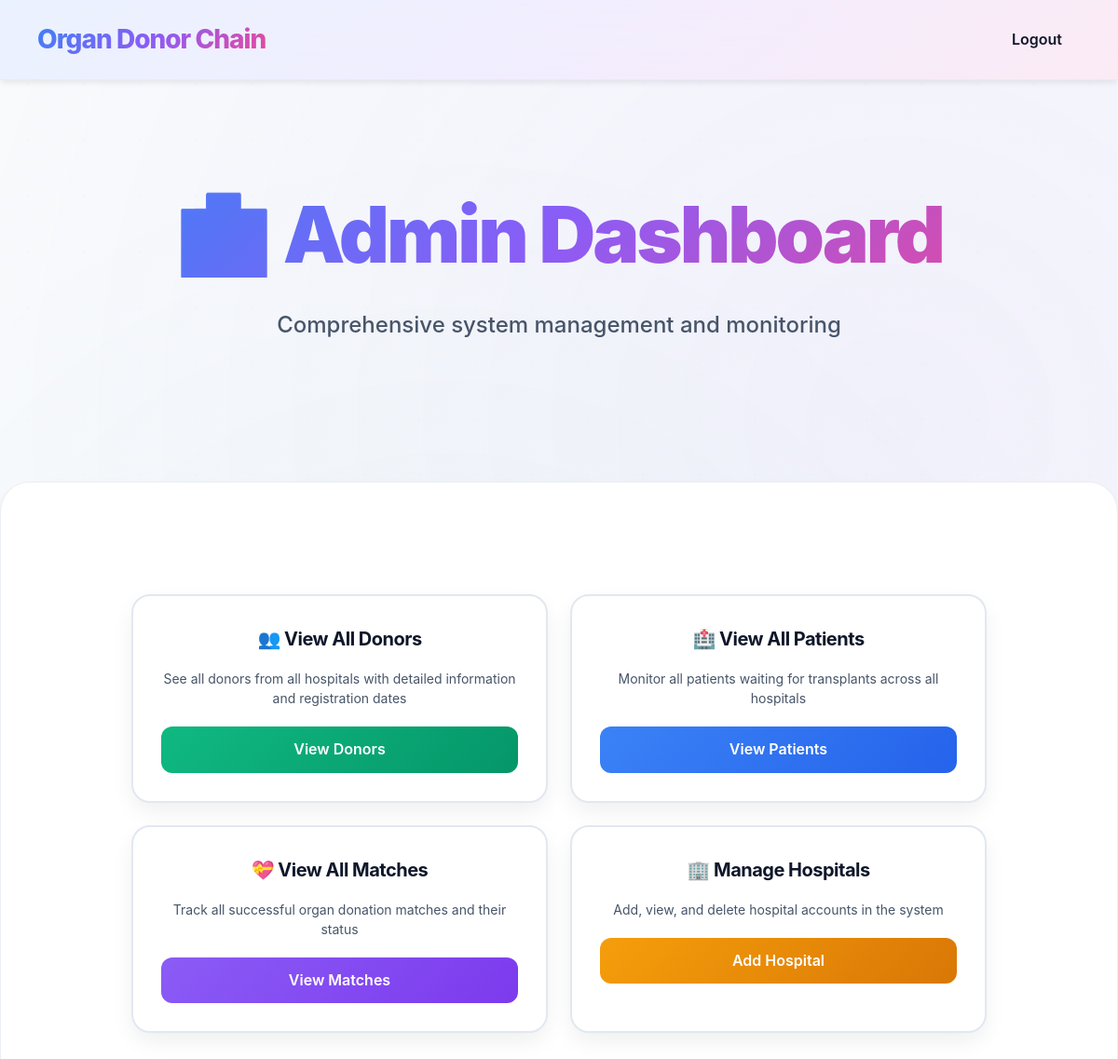
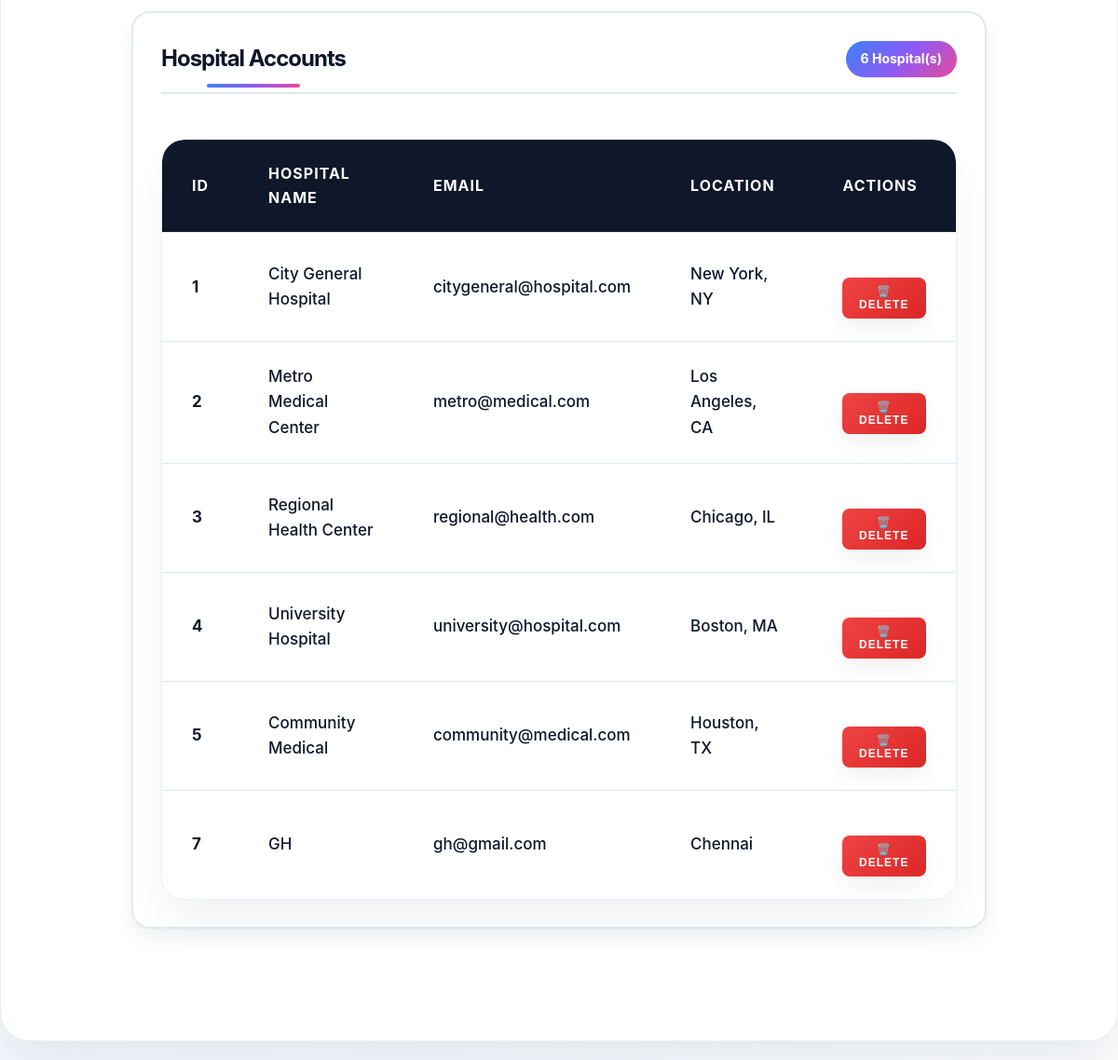
Page /manage_hospitals (signed in) on the committed database (2 pictures, top to bottom).
### tables this page shows
CREATE TABLE hospital (
        id INTEGER PRIMARY KEY AUTOINCREMENT,
        name TEXT,
        email TEXT UNIQUE,
        location TEXT,
        password TEXT
    );

### server/app.py (the view)
@app.route('/manage_hospitals', methods=['GET'])
def manage_hospitals():
    if 'admin' not in session:
        return redirect('/login')
    conn = sqlite3.connect(DB)
    c = conn.cursor()
    c.execute("SELECT id, name, email, location FROM hospital")
    hospitals = c.fetchall()
    conn.close()
    message = request.args.get('message')
    return render_template('manage_hospitals.html', hospitals=hospitals, message=message)

### client/templates/manage_hospitals.html (shortened to what this page needs)
<!DOCTYPE html>
<html>
<head>
    <link rel="stylesheet" href="../static/style.css">
</head>
<body>
<nav class="navbar">
    <div class="nav-container">
        <a class="brand" href="/login">Organ Donor Chain</a>
        <ul class="nav-links">
            <li><a href="/logout">Logout</a></li>
        </ul>
    </div>
</nav>
<section class="hero">
    <div class="hero-inner">
        <h1>🏥 Admin Dashboard</h1>
        <p>Comprehensive system management and monitoring</p>
    </div>
</section>
<div class="container container-wide">
    <div class="admin-dashboard">
        <div class="admin-card">
            <h3>👥 View All Donors</h3>
            <p>See all donors from all hospitals with detailed information and registration dates</p>
            <a href="/admin_donors" class="btn btn-donors">View Donors</a>
        </div>
        <div class="admin-card">
            <h3>🏥 View All Patients</h3>
            <p>Monitor all patients waiting for transplants across all hospitals</p>
            <a href="/admin_patients" class="btn btn-patients">View Patients</a>
        </div>
        <div class="admin-card">
            <h3>💝 View All Matches</h3>
            <p>Track all successful organ donation matches and their status</p>
            <a href="/admin_matches" class="btn btn-matches">View Matches</a>
        </div>
        <div class="admin-card">
            <h3>🏢 Manage Hospitals</h3>
            <p>Add, view, and delete hospital accounts in the system</p>
            <a href="/add_hospital" class="btn btn-hospitals">Add Hospital</a>
        </div>
    </div>
    <div class="hospital-table-container">
        <div class="table-header">
            <h2>Hospital Accounts</h2>
            <div class="hospital-count">{{ hospitals|length }} Hospital(s)</div>
        </div>
        {% if hospitals %}
        <div class="table-container">
            <table>
                <thead>
                    <tr>
                        <th>ID</th>
                        <th>Hospital Name</th>
                        <th>Email</th>
                        <th>Location</th>
                        <th>Actions</th>
                    </tr>
                </thead>
                <tbody>
                    {% for hospital in hospitals %}
                    <tr>
                        <td><strong>{{ hospital[0] }}</strong></td>
                        <td>{{ hospital[1] }}</td>
                        <td>{{ hospital[2] }}</td>
                        <td>{{ hospital[3] }}</td>
                        <td>
                            <form method="POST" action="/delete_hospital" style="display:inline;">
                                <button type="submit" class="delete-btn" onclick="return confirm('⚠️ Are you sure you want to delete {{ hospital[1] }}? This action cannot be undone!');">
                                    🗑️ Delete
                                </button>
                            </form>
                        </td>
                    </tr>
                    {% endfor %}
                </tbody>
            </table>
        </div>
        {% else %}
        <div style="text-align: center; padding: 60px 20px; color: var(--text-muted);">
            <h3>No Hospitals Found</h3>
            <p>There are currently no hospitals registered in the system.</p>
            <a href="/add_hospital" class="btn-primary" style="margin-top: 20px;">Add First Hospital</a>
        </div>
        {% endif %}
    </div>
</div>
</body>
</html>

### client/templates/manage_hospitals.html (style rules this page uses)
.admin-dashboard { display: grid; grid-template-columns: repeat(auto-fit, minmax(300px, 1fr)); gap: 24px; margin-bottom: 40px; }
.admin-card { background: var(--bg-primary); border: 2px solid var(--border-color); border-radius: 20px; padding: 30px; text-align: center; transition: all var(--animation-speed) var(--animation-curve); box-shadow: var(--shadow-medium); }
.admin-card h3 { margin: 0 0 16px 0; font-size: 20px; font-weight: 700; color: var(--text-primary); }
.admin-card p { margin: 0 0 20px 0; color: var(--text-secondary); font-size: 14px; line-height: 1.5; }
.admin-card .btn { width: 100%; padding: 12px 20px; font-weight: 600; border-radius: 12px; text-decoration: none; display: inline-block; transition: all var(--animation-speed) var(--animation-curve); }
.btn-donors { background: linear-gradient(135deg, #10b981 0%, #059669 100%); color: white; border: none; }
.btn-patients { background: linear-gradient(135deg, #3b82f6 0%, #2563eb 100%); color: white; border: none; }
.btn-matches { background: linear-gradient(135deg, #8b5cf6 0%, #7c3aed 100%); color: white; border: none; }
.btn-hospitals { background: linear-gradient(135deg, #f59e0b 0%, #d97706 100%); color: white; border: none; }
.hospital-table-container { background: var(--bg-primary); border-radius: 20px; padding: 30px; box-shadow: var(--shadow-medium); border: 2px solid var(--border-color); }
.table-header { display: flex; justify-content: space-between; align-items: center; margin-bottom: 24px; padding-bottom: 16px; border-bottom: 2px solid var(--border-color); }
.table-header h2 { margin: 0; color: var(--text-primary); font-size: 24px; font-weight: 700; }
.hospital-count { background: var(--primary-gradient); color: white; padding: 8px 16px; border-radius: 20px; font-weight: 700; font-size: 14px; }
.delete-btn { background: linear-gradient(135deg, #ef4444 0%, #dc2626 100%); color: white; border: none; padding: 8px 16px; border-radius: 8px; font-weight: 600; font-size: 12px; cursor: pointer; transition: all var(--animation-speed) var(--animation-curve); }

### rows in the picture
hospital: id "1", name "City General Hospital", email "citygeneral@hospital.com", location "New York, NY"
hospital: id "2", name "Metro Medical Center", email "metro@medical.com", location "Los Angeles, CA"
hospital: id "3", name "Regional Health Center", email "regional@health.com", location "Chicago, IL"
hospital: id "4", name "University Hospital", email "university@hospital.com", location "Boston, MA"
hospital: id "5", name "Community Medical", email "community@medical.com", location "Houston, TX"
hospital: id "7", name "GH", email "gh@gmail.com", location "Chennai"

### other values in the picture
{{ hospitals|length }} "6"
